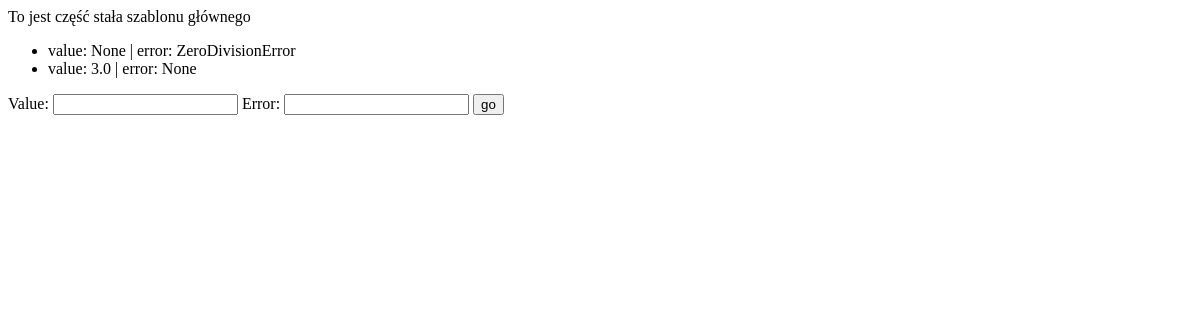
Page /maths/results/ on the earlier database version.
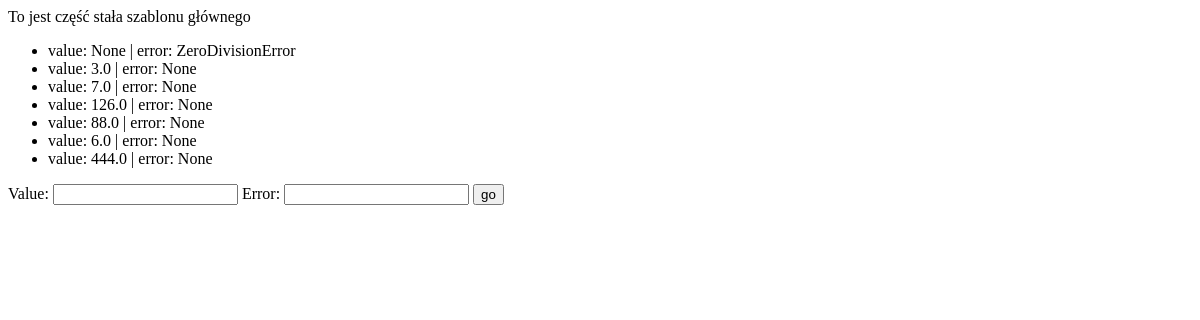
Same page on the later database version.
### maths/models.py (models this page shows)
class Result(models.Model):
   value = models.FloatField(blank=True, null=True, unique=True)
   error = models.CharField(
      max_length=255,
      null=True,
      blank=True,
      unique=True
   )
   class Meta:
         constraints = [
            models.CheckConstraint(
               name="%(app_label)s_%(class)s_value_error_together",
               check=(
                  models.Q(
                     value__isnull=False,
                     error__isnull=True,
                  )
                  | models.Q(
                     value__isnull=True,
                     error__isnull=False,
                  )
               ),
            )
        ]
   def __str__(self):
        return f"value: {self.value} | error: {self.error}"

### maths/views.py (the view, shortened to what this page needs)
# urls.py: path('results/', results_list, name="results"),
def results_list(request):
    form = ResultForm()
    results = Result.objects.all()
    return render(
        request=request,
        template_name="maths/results.html",
        context={
            "results": results,
            "form": form
        }
    )

### maths/forms.py (shortened to what this page needs)
class ResultForm(forms.Form):
   value = forms.FloatField(required=False)
   error = forms.CharField(required=False)

### maths/templates/maths/results.html (shortened to what this page needs)
{% extends "maths/main.html" %}
{% block content %}
   <ul>
       {% for r in results %}
           <li>{{ r }}</li>
       {% endfor %}
   </ul>
   <form method="post">
    {{ form.as_table }}
    <input type="submit" value="go">
 </form>
{% endblock %}

### maths/templates/maths/main.html (shortened to what this page needs)
<!DOCTYPE html>
<html lang="en">
<head>
</head>
<body>
<div id="content">
   <div id="header">
       To jest część stała szablonu głównego
   </div>
   <div id="inner-content">
       {% block content %}{% endblock %}
   </div>
</div>
</body>
</html>

Differences in the rows shown:
added Result: value+error "value: 7.0 | error: None"
added Result: value+error "value: 126.0 | error: None"
added Result: value+error "value: 88.0 | error: None"
added Result: value+error "value: 6.0 | error: None"
added Result: value+error "value: 444.0 | error: None"
